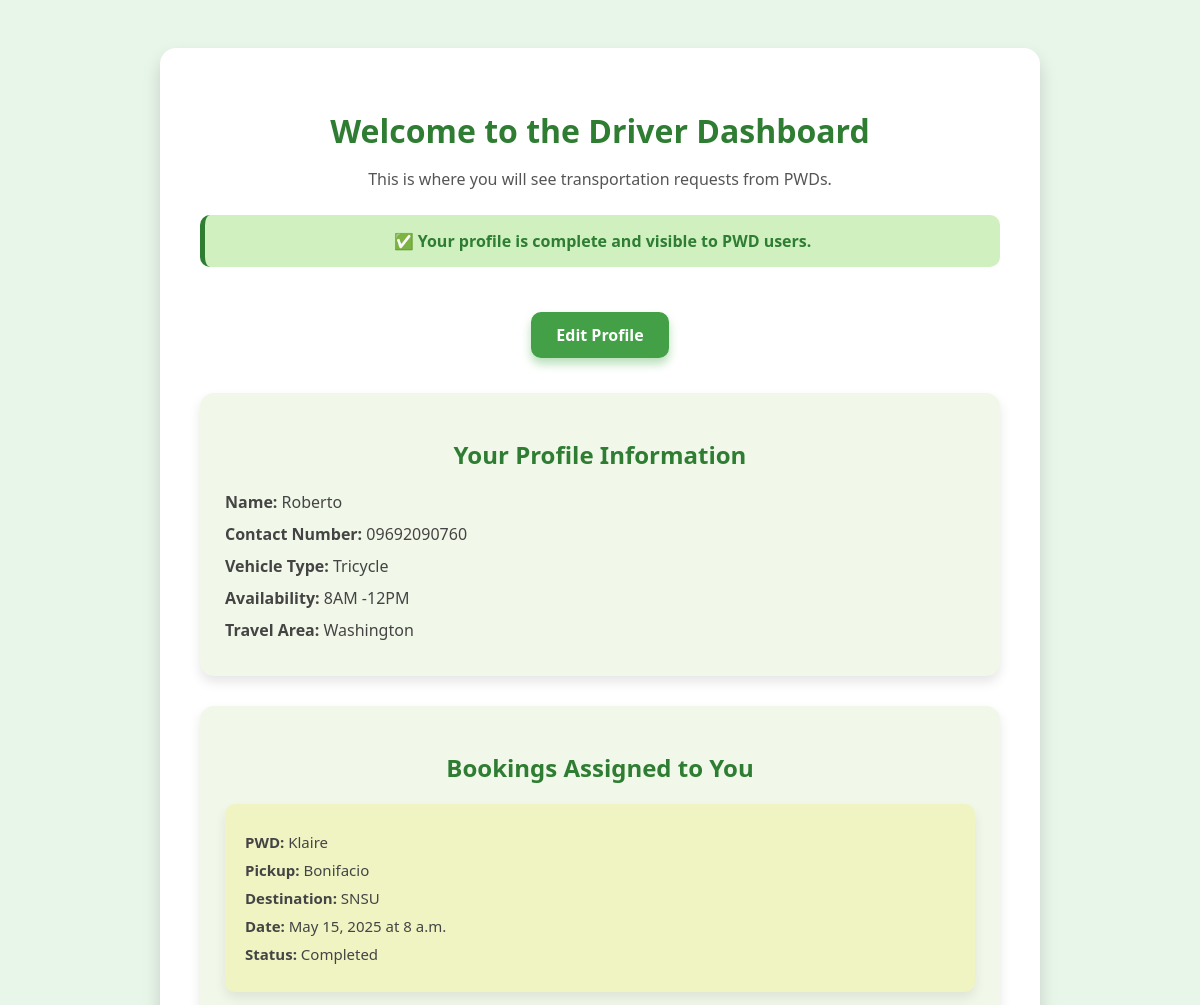
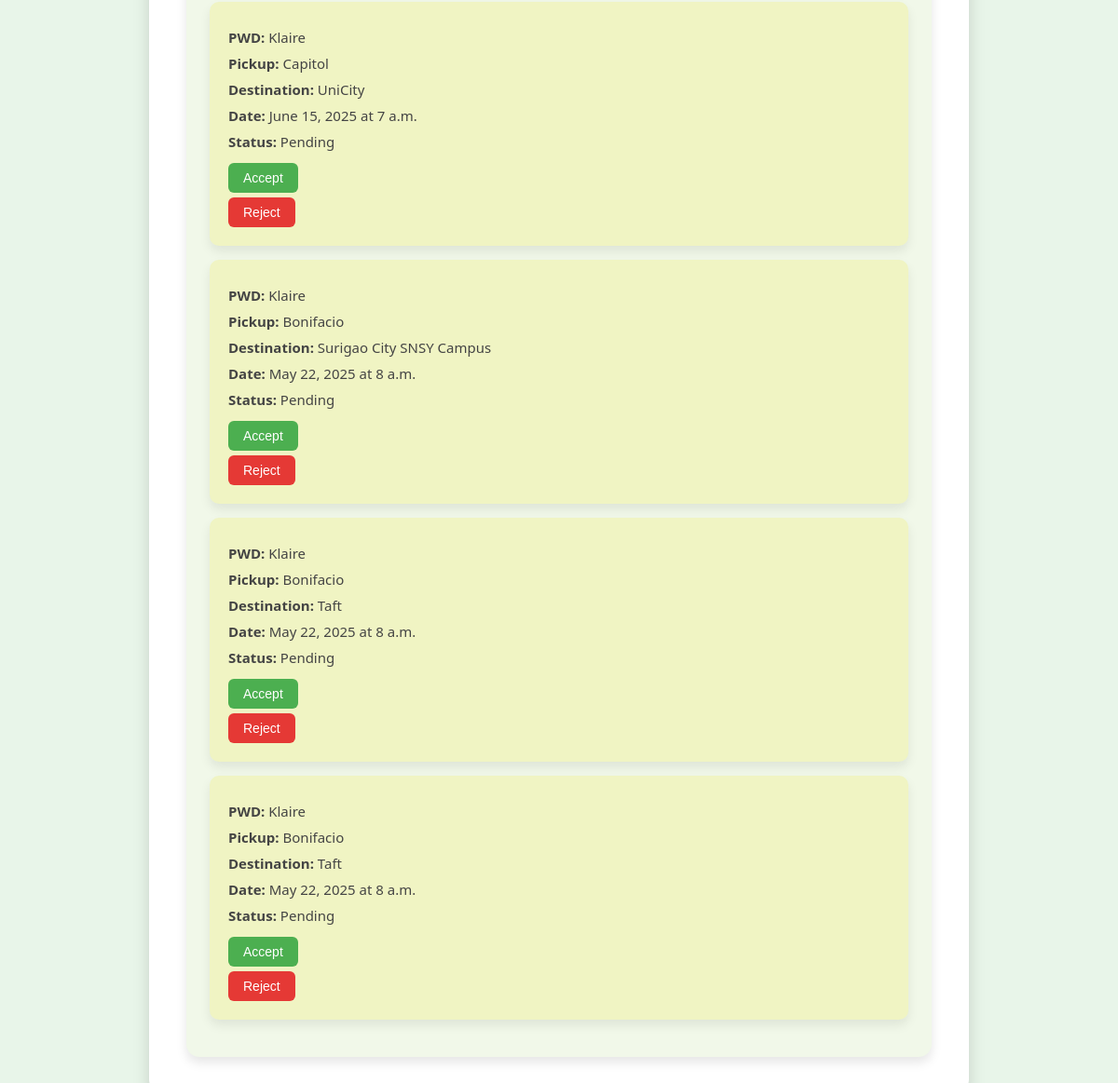
The page /drivers/dashboard/ (signed in) on the database its author committed (2 pictures, top to bottom).
### drivers/models.py (models this page shows, shortened)
class DriverProfile(models.Model):
    user = models.OneToOneField(settings.AUTH_USER_MODEL, on_delete=models.CASCADE)
    contact_number = models.CharField(max_length=15)
    vehicle_type = models.CharField(max_length=50, choices=[
        ('Tricycle', 'Tricycle'),
        ('Motorcycle', 'Motorcycle'),
        ('Multicab', 'Multicab'),
        ('Bus', 'Bus')
    ])
    availability = models.CharField(max_length=100)
    travel_area = models.CharField(max_length=100)

### users/models.py (models this page shows, shortened)
class CustomUser(AbstractUser):
    ROLE_CHOICES = (
        ('PWD', 'Person with Disability'),
        ('DRIVER', 'Driver'),
    )
    role = models.CharField(max_length=10, choices=ROLE_CHOICES, null=True, blank=True)

### bookings/models.py (models this page shows, shortened)
class Booking(models.Model):
    pwd = models.ForeignKey(settings.AUTH_USER_MODEL, on_delete=models.CASCADE, related_name='bookings')
    driver = models.ForeignKey(DriverProfile, on_delete=models.CASCADE, related_name='bookings')
    destination = models.CharField(max_length=255)
    pickup_location = models.CharField(max_length=255)
    travel_date = models.DateField(default=date.today)
    travel_time = models.TimeField(null=True, blank=True, default=default_travel_time)
    status = models.CharField(
        max_length=50,
        choices=[
            ('Pending', 'Pending'),
            ('Approved', 'Approved'),
            ('Rejected', 'Rejected'),
            ('Completed', 'Completed')
        ],
        default='Pending'
    )

### drivers/views.py (the view)
# urls.py: path('dashboard/', views.dashboard_view, name='dashboard'),
@login_required
def dashboard_view(request):
    try:
        profile = DriverProfile.objects.get(user=request.user)
        profile_complete = all([
            profile.contact_number,
            profile.vehicle_type,
            profile.availability,
            profile.travel_area
        ])
        bookings = Booking.objects.filter(driver=profile)
        return render(request, 'drivers/dashboard.html', {
            'profile': profile,
            'profile_complete': profile_complete,
            'bookings': bookings  # pass to template
        })
    except DriverProfile.DoesNotExist:
        if request.method == 'POST':
            form = DriverProfileForm(request.POST)
            if form.is_valid():
                driver_profile = form.save(commit=False)
                driver_profile.user = request.user
                driver_profile.save()
                return redirect('drivers:dashboard')
        else:
            form = DriverProfileForm()
        return render(request, 'drivers/driver_profile_form.html', {'form': form})

### drivers/templates/drivers/dashboard.html (shortened to what this page needs)
<!DOCTYPE html>
<html lang="en">
<head>
</head>
<body>
    <div class="dashboard">
        <h1>Welcome to the Driver Dashboard</h1>
        <p>This is where you will see transportation requests from PWDs.</p>
        {% if profile_complete %}
            <div class="alert success">
                ✅ Your profile is complete and visible to PWD users.
            </div>
        {% else %}
            <div class="alert warning">
                ⚠️ Your profile is incomplete. Please complete your profile.
            </div>
        {% endif %}
        <a href="{% url 'drivers:edit_profile' %}" class="btn-edit">Edit Profile</a>
        {% if profile %}
        <div class="profile-info">
            <h2>Your Profile Information</h2>
            <p><strong>Name:</strong> {{ profile.user.get_full_name|default:profile.user.username }}</p>
            <p><strong>Contact Number:</strong> {{ profile.contact_number|default:"Not provided" }}</p>
            <p><strong>Vehicle Type:</strong> {{ profile.vehicle_type|default:"Not provided" }}</p>
            <p><strong>Availability:</strong> {{ profile.availability|default:"Not provided" }}</p>
            <p><strong>Travel Area:</strong> {{ profile.travel_area|default:"Not provided" }}</p>
        </div>
        {% endif %}
        <div class="profile-info" style="margin-top: 30px;">
            <h2>Bookings Assigned to You</h2>
            {% if bookings %}
                {% for booking in bookings %}
                <div class="booking-card">
                    <p><strong>PWD:</strong> {{ booking.pwd.get_full_name|default:booking.pwd.username }}</p>
                    <p><strong>Pickup:</strong> {{ booking.pickup_location }}</p>
                    <p><strong>Destination:</strong> {{ booking.destination }}</p>
                    <p><strong>Date:</strong> {{ booking.travel_date }} at {{ booking.travel_time }}</p>
                    <p><strong>Status:</strong> {{ booking.status }}</p>
                    {% if booking.status == 'Pending' %}
                        <form method="post" action="{% url 'drivers:accept_booking' booking.id %}">
                            <button type="submit" class="btn btn-success">Accept</button>
                        </form>
                        <form method="post" action="{% url 'drivers:decline_booking' booking.id %}">
                            <button type="submit" class="btn btn-danger">Reject</button>
                        </form>
                    {% endif %}
                </div>
                {% endfor %}
            {% else %}
                <p>No bookings assigned to you yet.</p>
            {% endif %}
        </div>
    </div>
</body>
</html>

### drivers/templates/drivers/dashboard.html (style rules this page uses)
body { font-family: 'Segoe UI', Tahoma, Geneva, Verdana, sans-serif; padding: 40px; background-color: #e8f5e9; }
.dashboard { background: #ffffff; padding: 40px; border-radius: 16px; box-shadow: 0 10px 18px rgba(0,0,0,0.15); max-width: 800px; margin: auto; text-align: center; }
h1 { color: #2e7d32; margin-bottom: 10px; }
p { color: #555; }
.alert { padding: 15px; margin: 25px 0; border-radius: 10px; font-weight: bold; }
.alert.success { background-color: #d0f0c0; color: #2e7d32; border-left: 5px solid #2e7d32; }
.btn-edit { display: inline-block; background-color: #43a047; color: white; padding: 12px 25px; border-radius: 10px; text-decoration: none; font-weight: bold; box-shadow: 0 6px 10px rgba(76, 175, 80, 0.4); transition: background-color 0.3s ease, transform 0.2s ease; margin-top: 20px; }
.profile-info { text-align: left; background-color: #f1f8e9; padding: 25px; margin-top: 35px; border-radius: 14px; box-shadow: 0 6px 12px rgba(0,0,0,0.1); }
.profile-info h2 { color: #2e7d32; margin-bottom: 20px; text-align: center; }
.profile-info p { margin: 10px 0; font-size: 16px; color: #444; }
.booking-card { background-color: #f0f4c3; padding: 20px; margin: 15px 0; border-radius: 10px; text-align: left; box-shadow: 0 6px 12px rgba(0,0,0,0.08); }
.booking-card p { margin: 8px 0; font-size: 15px; }
.btn { padding: 8px 16px; margin: 5px 5px 0 0; border: none; border-radius: 6px; font-size: 14px; cursor: pointer; }
.btn-success { background-color: #4caf50; color: white; }
.btn-danger { background-color: #e53935; color: white; }

### rows shown on the page
DriverProfile: user.get_full_name "Roberto", contact_number "09692090760", vehicle_type "Tricycle", availability "8AM -12PM", travel_area "Washington"
Booking: pwd.get_full_name "Klaire", pickup_location "Bonifacio", destination "SNSU", travel_date "May 15, 2025", travel_time "8 a.m.", status "Completed"
Booking: pwd.get_full_name "Klaire", pickup_location "Capitol", destination "UniCity", travel_date "June 15, 2025", travel_time "7 a.m.", status "Pending", shows "Accept"
Booking: pwd.get_full_name "Klaire", pickup_location "Bonifacio", destination "Surigao City SNSY Campus", travel_date "May 22, 2025", travel_time "8 a.m.", status "Pending", shows "Accept"
Booking: pwd.get_full_name "Klaire", pickup_location "Bonifacio", destination "Taft", travel_date "May 22, 2025", travel_time "8 a.m.", status "Pending", shows "Accept"
Booking: pwd.get_full_name "Klaire", pickup_location "Bonifacio", destination "Taft", travel_date "May 22, 2025", travel_time "8 a.m.", status "Pending", shows "Accept"
